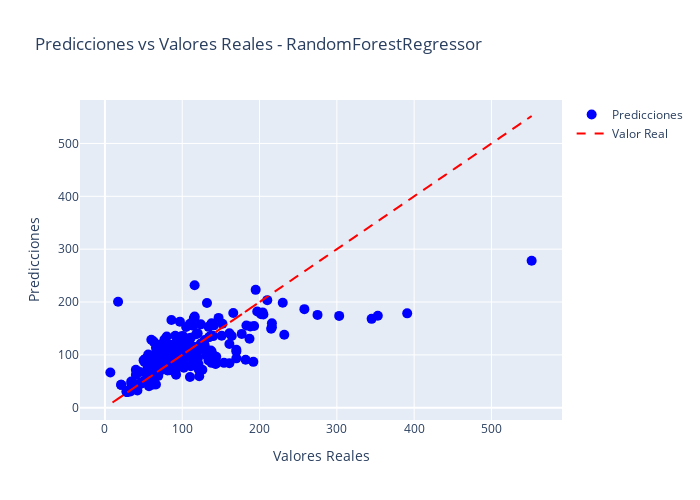

Source (notebook cell):
### Code cell
X= df_modelo.drop(columns=['rating', 'all_reviews', 'price','unique_id', 'url', 'id_url', 'city' , 'title', 'type_host', 'type_bathroom'])
y = df_modelo['price']
resultados_todo, X_train, y_train, mejor_modelo,percentil_inferior, percentil_superior = evaluate_models(X, y)

### Figure 1 — Plotly figure (JSON) as saved in the notebook; plotly's stock layout.template omitted (floating-point values rounded to 4 significant figures; data arrays with more than 128 entries replaced by an {"elided": "..."} marker saying what was removed)
{"data": [{"hovertext": {"elided": "287 str values"}, "marker": {"color": "blue", "size": 10}, "mode": "markers", "name": "Predicciones", "type": "scatter", "x": {"elided": "287 int values"}, "y": {"elided": "287 float values"}}, {"line": {"color": "red", "dash": "dash"}, "mode": "lines", "name": "Valor Real", "type": "scatter", "x": {"elided": "287 int values"}, "y": {"elided": "287 int values"}}], "layout": {"height": 500, "showlegend": true, "title": {"text": "Predicciones vs Valores Reales - RandomForestRegressor"}, "width": 700, "xaxis": {"showgrid": true, "title": {"text": "Valores Reales"}}, "yaxis": {"showgrid": true, "title": {"text": "Predicciones"}}}}
